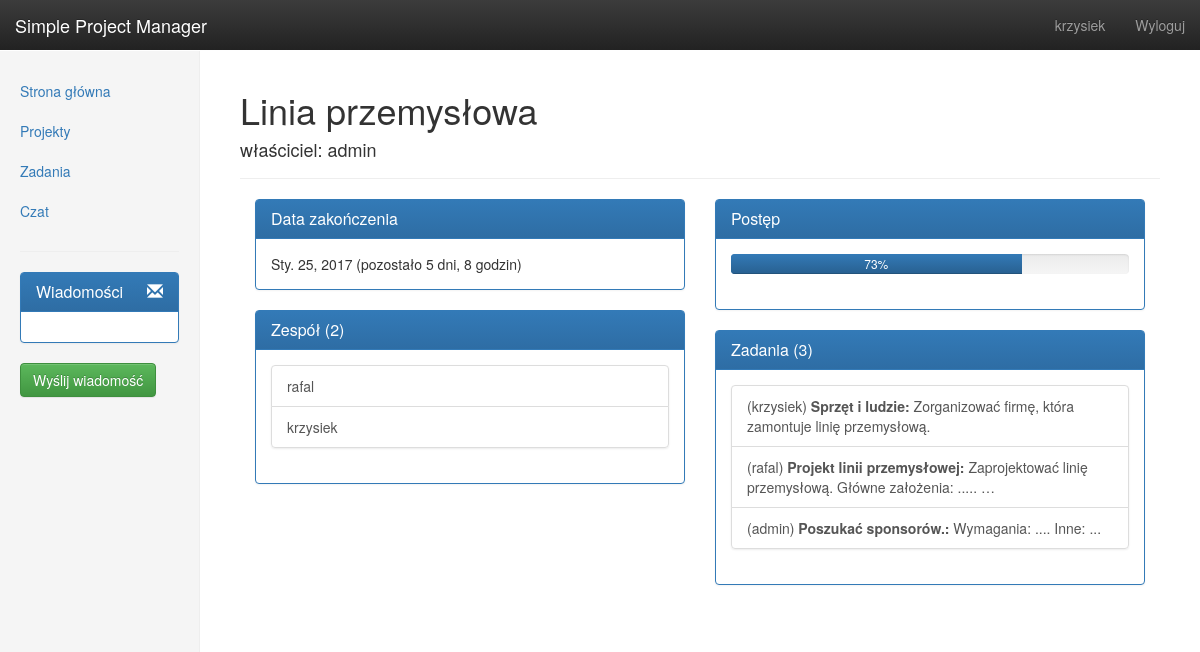
/projekty/przegladaj/45/ (signed in), run on the app's committed database.
### proman/models.py (models this page shows, shortened)
class Project(models.Model):
    name = models.CharField(max_length=80, verbose_name="nazwa projektu")
    owner = models.ForeignKey(User, on_delete=models.CASCADE, verbose_name="Właściciel")
    startdate = models.DateField(verbose_name="Data rozpoczęcia")  # auto_now_add=True
    enddate = models.DateField(verbose_name="Data zakończenia")
    passforjoin = models.CharField(max_length=80)
    complete_proc = models.IntegerField(default=0, validators=[MinValueValidator(0), MaxValueValidator(100)],
                                        verbose_name="procent wykonania projektu")
    def refresh_complete_proc(self, taskslist):
        level = 0
        for task in taskslist:
            level += (task.weight / 100) * task.complete_proc
        self.complete_proc = level
        if self.complete_proc == 100:
            self.enddate = timezone.now()
        self.save()
    class Meta:
        verbose_name_plural = "projekty"
        ordering = ['enddate']

class Team(models.Model):
    project = models.ForeignKey(Project, on_delete=models.CASCADE, verbose_name="projekt")
    member = models.ForeignKey(User, on_delete=models.CASCADE, verbose_name="członek")
    class Meta:
        verbose_name_plural = "zespoły"

class Task(models.Model):
    project = models.ForeignKey(Project, on_delete=models.CASCADE, verbose_name="nazwa projektu")
    name = models.CharField(max_length=80, verbose_name="nazwa zadania", default="zadanie")
    description = models.TextField(verbose_name="treść")
    contractor = models.ForeignKey(User, verbose_name="wykonawca", db_column='member')
    weight = models.IntegerField(default=0, validators=[MinValueValidator(0), MaxValueValidator(100)],
                               verbose_name="waga zadania")
    complete_proc = models.IntegerField(default=0, validators=[MinValueValidator(0), MaxValueValidator(100)],
                                        verbose_name="procent wykonania zadania")
    create_date = models.DateField(verbose_name="Data utworzenia", default=timezone.now)
    class Meta:
        verbose_name_plural = "zadania"
        verbose_name = "zadanie"

### proman/views.py (the view)
# urls.py: url(r'^projekty/przegladaj/(?P<project_id>[0-9]+)/$', views.project_show, name='project_show'),
@login_required(login_url='/login/')
def project_show(request, project_id):
    user = request.user
    project = get_object_or_404(Project, pk=project_id)
    members = project.team_set.all()
    proj_tasks = project.task_set.all()
    project.refresh_complete_proc(proj_tasks)
    if project.owner == user:  # owner
        data = {
                'owner': True,
                'project': project,
                'members': members,
                'tasks': proj_tasks,
                'level': project.complete_proc
        }
        return render(request, 'proman/project_show.html', data)
    else:
        if Team.objects.filter(project=project, member=user).exists():
            data = {
                'owner': False,
                'project': project,
                'members': members,
                'tasks': proj_tasks,
                'level': project.complete_proc
            }
            return render(request, 'proman/project_show.html', data)
        else:
            return HttpResponseForbidden()

### proman/context_processors.py (called while the page is built)
def messages(request):
    user = request.user
    if not user.is_authenticated:  # login_app try to load this context proccesor. Dont know why..
        msgs = ""
    else:
        msgs = Inbox.get_unread_messages(user).order_by('-sent_at')[:4]  # take 4 last messages
    return {'msgs': msgs}

### proman/templates/proman/project_show.html (shortened to what this page needs)
{% extends 'proman/base.html' %}
{% block projects %}
    {% if owner %}
        <div class="page-header"><h1>{{ project.name }} <h4>właściciel: Ty<span style="float: right;">kod dostępu: {{ project.id }}_{{ project.passforjoin }}</span></h4></h1></div>
        <div class="col-md-6">
            <div class="panel panel-primary">
                  <div class="panel-heading"><h3 class="panel-title">Data zakończenia</h3></div>
                  <div class="panel-body">
                    {{ project.enddate }} (pozostało {{ project.enddate|timeuntil }})
                  </div>
            </div>
            <div class="panel panel-primary">
                  <div class="panel-heading"><h3 class="panel-title">Zespół ({{ members.count }})</h3></div>
                  <div class="panel-body">
                    <div class="list-group">
                        {% for member in members %}
                            <span class="list-group-item">
                                <a href="{% url 'proman:user_profile' member.member.id %}">{{ member.member }}</a>
                                <a href="{% url 'proman:project_del_member' project.id member.member.id %}" style="float: right"><span class="glyphicon glyphicon-minus" aria-hidden="true"></span> Usuń</a>
                            </span>
                        {% endfor %}
                    </div>
                  </div>
            </div>
        </div>
        <div class="col-md-6">
            <div class="panel panel-primary">
                  <div class="panel-heading"><h3 class="panel-title">Postęp</h3></div>
                    <div class="panel-body">
                        <div class="progress">
                            <div class="progress-bar" role="progressbar" aria-valuenow="{{ level|floatformat }}" aria-valuemin="0" aria-valuemax="100" style="width: {{ level|floatformat:"0" }}%">
                                {{ level|floatformat }}%
                            </div>
                        </div>
                    </div>
            </div>
            <div class="panel panel-primary">
                  <div class="panel-heading"><h3 class="panel-title">Zadania ({{ tasks.count }})</h3></div>
                    <div class="panel-body">
                        <div class="list-group">
                        {% for task in tasks %}
                            <a href="{% url 'proman:task_show' task.id %}" class="list-group-item">({{ task.contractor }}) <b>{{ task.name }}:</b> {{ task.description|truncatechars:60 }}</a>
                        {% endfor %}
                        </div>
                    </div>
            </div>
        </div>
    {% else %}
        <div class="page-header"><h1>{{ project.name }} <h4>właściciel: {{ project.owner }}</h4></h1></div>
        <div class="col-md-6">
            <div class="panel panel-primary">
                  <div class="panel-heading"><h3 class="panel-title">Data zakończenia</h3></div>
                  <div class="panel-body">
                    {{ project.enddate }} (pozostało {{ project.enddate|timeuntil }})
                  </div>
            </div>
            <div class="panel panel-primary">
                  <div class="panel-heading"><h3 class="panel-title">Zespół ({{ members.count }})</h3></div>
                  <div class="panel-body">
                    <div class="list-group">
                        {% for member in members %}
                            <a href="{% url 'proman:user_profile' member.member.id %}" class="list-group-item">{{ member.member }}</a>
                        {% endfor %}
                    </div>
                  </div>
            </div>
        </div>
        <div class="col-md-6">
            <div class="panel panel-primary">
                  <div class="panel-heading"><h3 class="panel-title">Postęp</h3></div>
                    <div class="panel-body">
                        <div class="progress">
                            <div class="progress-bar" role="progressbar" aria-valuenow="{{ level|floatformat }}" aria-valuemin="0" aria-valuemax="100" style="width: {{ level|floatformat:"0" }}%">
                                {{ level|floatformat }}%
                            </div>
                        </div>
                    </div>
            </div>
            <div class="panel panel-primary">
                  <div class="panel-heading"><h3 class="panel-title">Zadania ({{ tasks.count }})</h3></div>
                    <div class="panel-body">
                        <div class="list-group">
                        {% for task in tasks %}
                            <a href="{% url 'proman:task_show' task.id %}" class="list-group-item">({{ task.contractor }}) <b>{{ task.name }}:</b> {{ task.description|truncatechars:60 }}</a>
                        {% endfor %}
                    </div>
                    </div>
            </div>
        </div>
    {% endif %}
{% endblock %}

### proman/templates/proman/base.html (shortened to what this page needs)
<!DOCTYPE html>
<html lang="pl-PL">
<head>
    <link rel="stylesheet" href="https://maxcdn.bootstrapcdn.com/bootstrap/3.3.7/css/bootstrap.min.css">
    <link rel="stylesheet" href="https://maxcdn.bootstrapcdn.com/bootstrap/3.3.7/css/bootstrap-theme.min.css">
    {% load static %}
    <link href="{% static 'proman/css/dashboard.css' %}" rel="stylesheet">
</head>
<body>
    <nav class="navbar navbar-inverse navbar-fixed-top">
        <div class="container-fluid">
            <div class="navbar-header">
                <a class="navbar-brand" href="#">Simple Project Manager</a>
            </div>
            <div id="navbar" class="navbar-collapse collapse">
              <ul class="nav navbar-nav navbar-right">
                <li><a href="{% url 'proman:user_profile' request.user.id %}">
                    {{ request.user }}
                </a></li>
                <li><a href="/login/logout/">Wyloguj</a></li>
              </ul>
            </div>
        </div>
    </nav>
    <div class="container-fluid">
          <div class="row">
              <div class="col-sm-3 col-md-2 sidebar">
                  <ul class="nav nav-sidebar">
                        {% if request.get_full_path == "/" %}<li class="active">{% else %}<li>{% endif %}
                            <a href="{% url 'proman:index' %}">Strona główna<span class="sr-only">(current)</span></a></li>
                        {% if request.get_full_path == "/projekty/" %}<li class="active">{% else %}<li>{% endif %}
                            <a href="{% url 'proman:projects' %}">Projekty</a></li>
                        {% if request.get_full_path == "/zadania/" %}<li class="active">{% else %}<li>{% endif %}
                            <a href="{% url 'proman:tasks' %}">Zadania</a></li>
                        {% if request.get_full_path == "/czat/" %}<li class="active">{% else %}<li>{% endif %}
                            <a href="{% url 'shoutbox:index' %}">Czat</a></li>
                  </ul>
              <hr>
              <div class="panel panel-primary">
                  <div class="panel-heading">
                      <h3 class="panel-title">
                          <a href="{% url 'proman:message_show' %}">
                            Wiadomości  <span class="glyphicon glyphicon-envelope" style="float: right" aria-hidden="true"></span>
                          </a>
                      </h3>
                  </div>
                  <div class="panel-body">
                  </div>
              </div>
                  <a class="btn btn-success" href="{% url 'proman:message_send' %}">Wyślij wiadomość</a>
              </div>
              <div class="col-sm-9 col-sm-offset-3 col-md-10 col-md-offset-2 main">
                  <div class="table-responsive">
                        {% block projects %}
                        {% endblock %}
                  </div>
              </div>
          </div>
    </div>
</body>
</html>

### proman/static/proman/css/dashboard.css (style rules this page uses)
body { padding-top: 50px; }
.navbar-fixed-top { border: 0; }
.sidebar { display: none; }
@media (min-width: 768px) { .sidebar { position: fixed; top: 51px; bottom: 0; left: 0; z-index: 1000; display: block; padding: 20px; overflow-x: hidden; overflow-y: auto; background-color: #f5f5f5; border-right: 1px solid #eee; } }
.nav-sidebar { margin-right: -21px; margin-bottom: 20px; margin-left: -20px; }
.nav-sidebar > li > a { padding-right: 20px; padding-left: 20px; }
.main { padding: 20px; }
@media (min-width: 768px) { .main { padding-right: 40px; padding-left: 40px; } }
.main .page-header { margin-top: 0; }

### data on the page
Project: name "Linia przemysłowa", owner "admin", enddate "Sty. 25, 2017", enddate "5 dni, 8 godzin", count "2", complete_proc "73"
Team: member "rafal"
Team: member "krzysiek"
Task: contractor "krzysiek", name "Sprzęt i ludzie", description "Zorganizować firmę, która zamontuje linię przemysłową."
Task: contractor "rafal", name "Projekt linii przemysłowej", description "Zaprojektować linię przemysłową. Główne założenia: ..... …"
Task: contractor "admin", name "Poszukać sponsorów.", description "Wymagania: .... Inne: ..."

### other printed values
{{ request.user }} "krzysiek"
{{ tasks.count }} "3"
